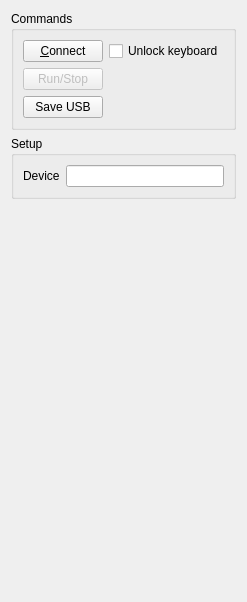
      <widget class="QWidget" name="status">
       <attribute name="title">
        <string>Status</string>
       </attribute>
       <layout class="QVBoxLayout" name="verticalLayout_11">
        <item>
         <widget class="QGroupBox" name="groupBox_11">
          <property name="sizePolicy">
           <sizepolicy hsizetype="Preferred" vsizetype="Minimum">
            <horstretch>0</horstretch>
            <verstretch>0</verstretch>
           </sizepolicy>
          </property>
          <property name="title">
           <string>Commands</string>
          </property>
          <layout class="QGridLayout" name="gridLayout_4">
           <item row="0" column="0">
            <widget class="QPushButton" name="connectButton">
             <property name="sizePolicy">
              <sizepolicy hsizetype="Fixed" vsizetype="Fixed">
               <horstretch>0</horstretch>
               <verstretch>0</verstretch>
              </sizepolicy>
             </property>
             <property name="toolTip">
              <string>Connect/Disconnect with instrument</string>
             </property>
             <property name="text">
              <string>&amp;Connect</string>
             </property>
            </widget>
           </item>
           <item row="0" column="1">
            <widget class="QCheckBox" name="unlockBtn">
             <property name="sizePolicy">
              <sizepolicy hsizetype="Minimum" vsizetype="Fixed">
               <horstretch>0</horstretch>
               <verstretch>0</verstretch>
              </sizepolicy>
             </property>
             <property name="toolTip">
              <string>While operating, the software will lock out the instrument keyboard unless you check this box</string>
             </property>
             <property name="text">
              <string>Unlock keyboard</string>
             </property>
            </widget>
           </item>
           <item row="1" column="0">
            <widget class="QPushButton" name="rsButton">
             <property name="enabled">
              <bool>false</bool>
             </property>
             <property name="sizePolicy">
              <sizepolicy hsizetype="Fixed" vsizetype="Fixed">
               <horstretch>0</horstretch>
               <verstretch>0</verstretch>
              </sizepolicy>
             </property>
             <property name="toolTip">
              <string>Run or stop the instrument</string>
             </property>
             <property name="text">
              <string>Run/Stop</string>
             </property>
            </widget>
           </item>
           <item row="1" column="1">
            <widget class="QLabel" name="idstring">
             <property name="text">
              <string/>
             </property>
            </widget>
           </item>
           <item row="2" column="0">
            <widget class="QPushButton" name="hardcopyBTN">
             <property name="sizePolicy">
              <sizepolicy hsizetype="Fixed" vsizetype="Fixed">
               <horstretch>0</horstretch>
               <verstretch>0</verstretch>
              </sizepolicy>
             </property>
             <property name="toolTip">
              <string>Save screen image to USB stick</string>
             </property>
             <property name="text">
              <string>Save USB</string>
             </property>
            </widget>
           </item>
          </layout>
         </widget>
        </item>
        <item>
         <widget class="QGroupBox" name="groupBox_12">
          <property name="title">
           <string>Setup</string>
          </property>
          <layout class="QFormLayout" name="formLayout_4">
           <item row="0" column="0">
            <widget class="QLabel" name="label">
             <property name="text">
              <string>Device</string>
             </property>
            </widget>
           </item>
           <item row="0" column="1">
            <widget class="QLineEdit" name="deviceName">
             <property name="toolTip">
              <string>Device name (usually /dev/usbtmc0)</string>
             </property>
            </widget>
           </item>
          </layout>
         </widget>
        </item>
        <item>
         <spacer name="verticalSpacer">
          <property name="orientation">
           <enum>Qt::Vertical</enum>
          </property>
          <property name="sizeHint" stdset="0">
           <size>
            <width>20</width>
            <height>392</height>
           </size>
          </property>
         </spacer>
        </item>
       </layout>
      </widget>
